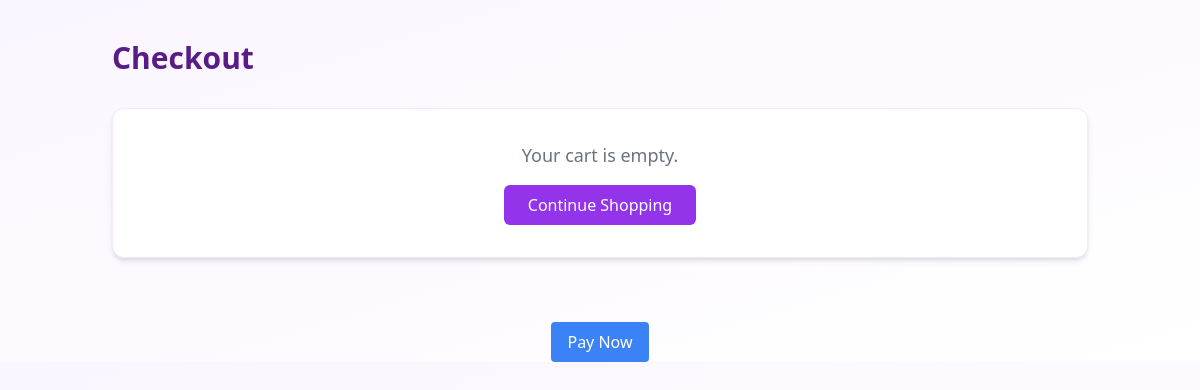
The page /api/cart/checkout/ (signed in) on the database as committed earlier.
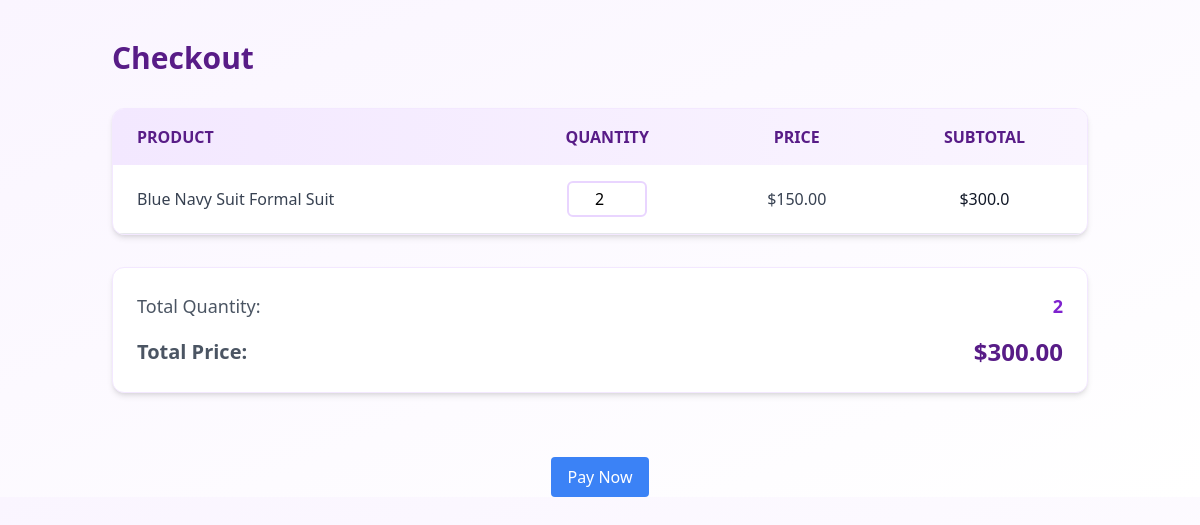
The same page on the database as committed later.
### cart/models.py (models this page shows, shortened)
class Cart(models.Model):
    user = models.ForeignKey(settings.AUTH_USER_MODEL, on_delete=models.CASCADE)
    product = models.ForeignKey(Product, on_delete=models.CASCADE)
    quantity = models.PositiveIntegerField(default=1)
    added_at = models.DateTimeField(auto_now_add=True)

### display/models.py (models this page shows, shortened)
class Product(models.Model):
    name = models.CharField(max_length=255)
    description = models.TextField(blank=True, null=True)
    price = models.DecimalField(max_digits=10, decimal_places=2 , validators=[validate_positive])
    stock = models.PositiveIntegerField(default=0 , validators=[validate_positive])
    image = CloudinaryField('product_image', blank=True, null=True)
    category = models.ForeignKey(Category, on_delete=models.CASCADE, related_name='products', null=True)
    merchant = models.ForeignKey(
        settings.AUTH_USER_MODEL,
        on_delete=models.CASCADE,
        null=True,
        blank=True,
        related_name="merchant_products"
    )
    created_at = models.DateTimeField(auto_now_add=True , null=True)
    updated_at = models.DateTimeField(auto_now=True, null=True)

### cart/views.py (the view)
# urls.py: path("checkout/", views.checkout_view, name="checkout"),
@login_required
def checkout_view(request):
    cart_items = Cart.objects.filter(user=request.user)
    total_price = sum(item.product.price * item.quantity for item in cart_items)
    total_quantity = sum(item.quantity for item in cart_items)
    context = {
        "cart_items": cart_items,
        "total_price": total_price,
        "total_quantity": total_quantity,
    }
    return render(request, "cart/checkout.html", context)

### cart/templatetags/custom_filters.py (called while the page is built)
@register.filter
def mul(value, arg):
    try:
        return float(value) * float(arg)
    except (ValueError, TypeError):
        return None

### display/context_processors.py (called while the page is built)
def categories(request):
    return {
        'categories': Category.objects.all()
    }

### cart/templates/cart/checkout.html (shortened to what this page needs)
<!DOCTYPE html>
<html lang="en">
<head>
    <script src="https://cdn.tailwindcss.com"></script>
</head>
<body class="bg-gradient-to-br from-purple-50 to-white font-sans">
    {% load custom_filters %}
    <div class="container mx-auto px-6 py-10">
        <h1 class="text-3xl font-bold text-purple-900 mb-8">Checkout</h1>
        {% if cart_items %}
        <div class="bg-white rounded-xl shadow-md overflow-hidden border border-purple-100">
            <table class="w-full text-sm md:text-base">
                <thead class="bg-gradient-to-r from-purple-100 to-purple-50 text-purple-900 uppercase">
                    <tr>
                        <th class="py-4 px-6 text-left font-semibold">Product</th>
                        <th class="py-4 px-6 text-center font-semibold">Quantity</th>
                        <th class="py-4 px-6 text-center font-semibold">Price</th>
                        <th class="py-4 px-6 text-center font-semibold">Subtotal</th>
                    </tr>
                </thead>
                <tbody>
                    {% for item in cart_items %}
                    <tr class="border-b hover:bg-purple-50 transition-colors">
                        <td class="py-4 px-6 text-left text-gray-700">{{ item.product.name }}</td>
                        <td class="py-4 px-6 text-center">
                            <input
                                type="number"
                                min="1"
                                max="{{ item.product.stock }}"
                                value="{{ item.quantity }}"
                                data-cart-item-id="{{ item.id }}"
                                class="quantity-input w-20 px-2 py-1 border-2 border-purple-200 rounded-md text-center focus:ring-2 focus:ring-purple-300"
                            />
                        </td>
                        <td class="py-4 px-6 text-center text-gray-700">
                            ${{ item.product.price }}
                        </td>
                        <td class="py-4 px-6 text-center text-gray-900 font-medium subtotal" data-cart-item-id="{{ item.id }}">
                            ${{ item.product.price|floatformat:2|mul:item.quantity }}
                        </td>
                    </tr>
                    {% endfor %}
                </tbody>
            </table>
        </div>
        <div class="bg-white mt-8 p-6 rounded-xl shadow-md border border-purple-100">
            <div class="flex justify-between items-center mb-4">
                <p class="text-lg font-medium text-gray-600">Total Quantity:</p>
                <p id="total-quantity" class="text-lg text-purple-700 font-bold">{{ total_quantity }}</p>
            </div>
            <div class="flex justify-between items-center">
                <p class="text-xl font-semibold text-gray-600">Total Price:</p>
                <p id="total-price" class="text-2xl text-purple-900 font-bold">${{ total_price|floatformat:2 }}</p>
            </div>
        </div>
        {% else %}
        <div class="bg-white p-8 rounded-xl shadow-md text-center border border-purple-100">
            <p class="text-gray-500 text-lg">Your cart is empty.</p>
            <a
                href="{% url 'display:display' %}"
                class="inline-block mt-4 bg-purple-600 text-white px-6 py-2 rounded-md hover:bg-purple-700 transition"
            >
                Continue Shopping
            </a>
        </div>
        {% endif %}
    </div>
    <div id="payment-form" class="mt-6 text-center">
        <button class="bg-blue-500 text-white py-2 px-4 rounded hover:bg-blue-600" id="checkout-button">Pay Now</button>
    </div>
</body>
</html>

Rows that differ between the two databases and show on the page:
added Cart: product.name "Blue Navy Suit Formal Suit", product.stock "2", product.price "150.00", product.price|mul "300.0"
Other text that changed with them:
{{ total_quantity }}: (not shown) → "2"
{{ total_price|floatformat:2 }}: (not shown) → "300.00"
text no longer shown: "Your cart is empty. Continue Shopping"
text now shown: "PRODUCT QUANTITY PRICE SUBTOTAL Total Quantity: Total Price: $"
